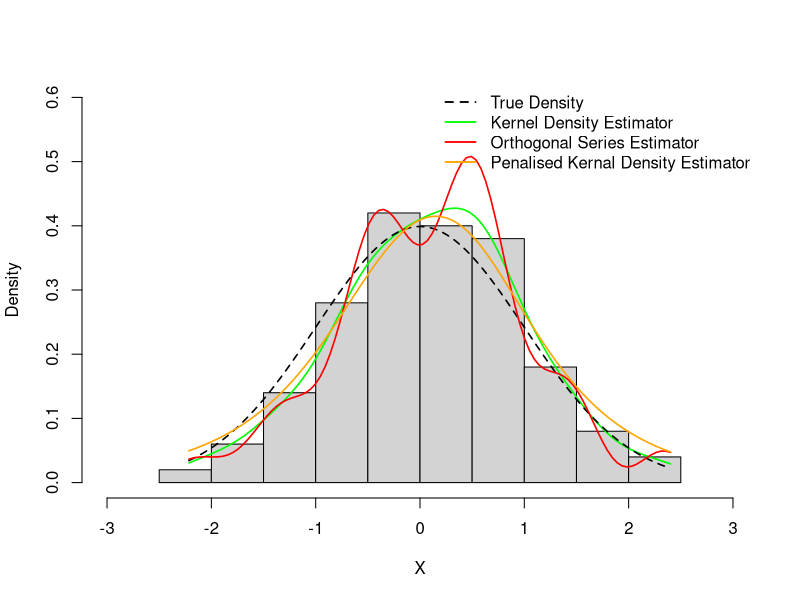
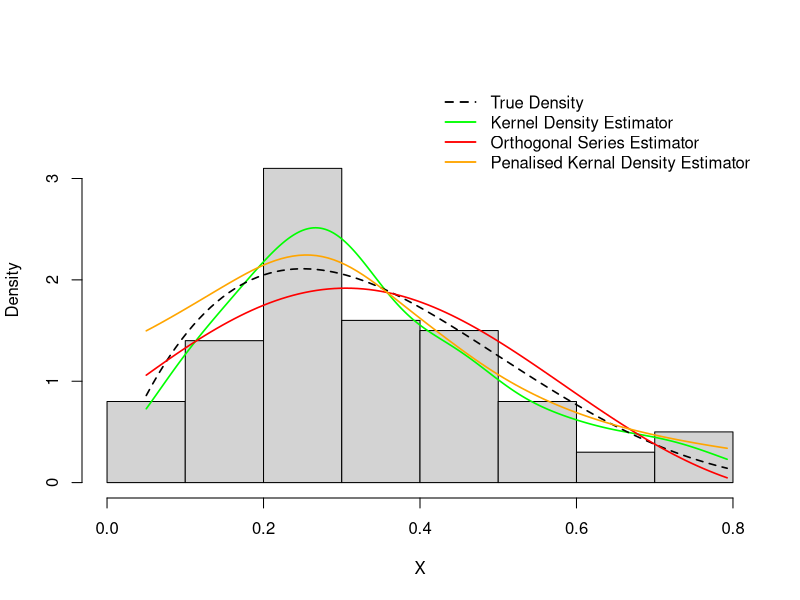
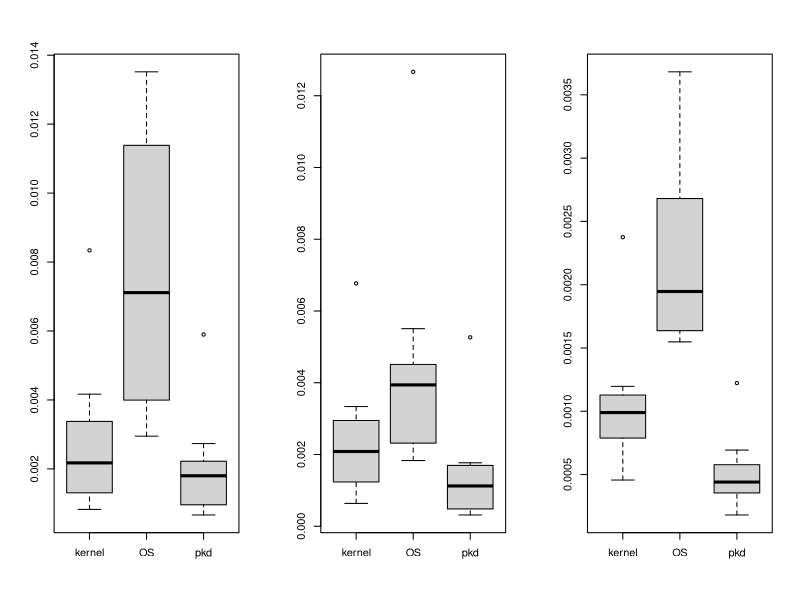
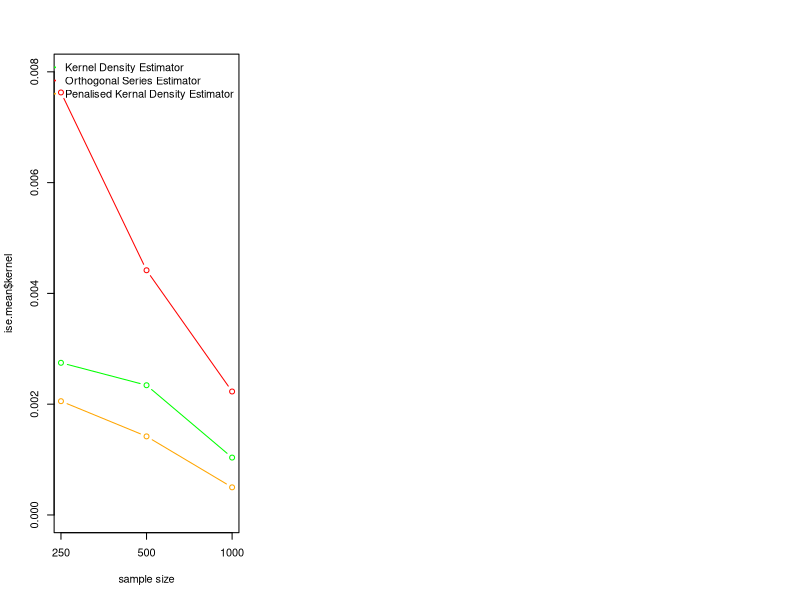

Generate these figures, in order, with R:
## ---- chunk 1
knitr::opts_chunk$set(echo = FALSE)
Sys.setlocale("LC_ALL", "English")
library(tidyverse)
library(gss)
## ---- chunk 2
# The implementation of the orthogonal series estimator, using Hermite series
OS_Hermite <- function(x, data){
  # The Hermite polynomials
  # Utilize the recurrence formula "H_n(x) = 2x*H_(n-1)(x) - 2(n-1)*H_(n-2)(x) (n>=2)"
  # to calculate the Hermite polynomials
  hermite <- function(x, m){
    if(m == 0){
      1
    }
    else if(m == 1){2*x}
    else{
      a <- 1
      b <- 2*x
      for(i in 2:m){
        c <- 2*x*b - 2*(i - 1)*a
        a <- b
        b <- c
      }
      c
    }
  }
  # The normalized Hermite functions
  phi <- function(x, m){
    (hermite(x, m)/exp((x^2)/2))/sqrt((2^m)*factorial(m)*sqrt(pi))
  }
  n <- length(data)
  value = 0
  for(m in 0:30){
    c <- sum(sapply(data, phi, m = m))/n
    value <- value + c*phi(x, m)
  }
  value
}
## ---- chunk 3
# Generate data for the experiment
n <- 100
set.seed(1)
# The sample one
sample1 <- rnorm(n, mean = 0, sd = 1)
#The sample two
sample2 <- rbeta(n, shape1 = 2, shape2 = 4)
## ---- chunk 4
set.seed(1)
# The density functions for the distributions of the simulated data
# The density function for the distribution of sample one
density1 <- function(x){
  mu <- 0; sigma <- 1
  exp(-(x - mu)^2/(2*sigma^2))/(sqrt(2*pi)*sigma)
}
# Create the visualizations to illustrate the performances of different density estimators
sample1.fit <- ssden( ~ sample1, domain = data.frame(sample1))
# The visualization based on sample one
xx <- seq(min(sample1), max(sample1), len = n)
# pdf("Part1_fig1.pdf")
hist(sample1, freq = FALSE, main = "",
     xlab = "X", ylab = "Density", xlim = c(-3, 3), ylim = c(0, 0.6))
lines(density(sample1, from = min(sample1), to = max(sample1)), 
      col = "green", lwd = 1.6)
lines(xx, density1(xx), type = "l", col = "black", lty = 2, lwd = 1.6)
# axis(side = 1, at = seq(min(sample1), max(sample1), n))
lines(xx, sapply(xx, OS_Hermite, data = sample1), col = "red", lwd = 1.6)
lines(xx, dssden(sample1.fit, xx), type = "l", col = "orange", lwd = 1.6)
legend(x = "topright", 
       legend = c("True Density", 
                  "Kernel Density Estimator",
                  "Orthogonal Series Estimator",
                  "Penalised Kernal Density Estimator"),
       lty = c(2, 1, 1, 1),
       col = c("black", "green", "red", "orange"),
       lwd = 1.8, bty = "n")
## ---- chunk 5
# The visualization based on sample two
# The density function for the distribution of sample two
density2 <- function(x){
  alpha <- 2; beta <- 4
  x^(alpha - 1)*(1 - x)^(beta - 1)/beta(alpha, beta)
}
sample2.fit <- ssden( ~ sample2, domain = data.frame(sample2))
xx <- seq(min(sample2), max(sample2), len = n)
hist(sample2, freq = FALSE, main="",
     xlab = "X", ylab = "Density", xlim = c(0, 0.8), ylim = c(0, 3.8))
lines(density(sample2, from = min(sample2), to = max(sample2)), 
      col = "green", lwd = 1.6)
lines(xx, density2(xx), type = "l", col = "black", lty = 2, lwd = 1.6)
# axis(side = 1, at = seq(min(sample2), max(sample2), n))
lines(xx, sapply(xx, OS_Hermite, data = sample2), col = "red", lwd = 1.6)
lines(xx, dssden(sample2.fit, xx), type = "l", col = "orange", lwd = 1.6)
legend(x = "topright", 
       legend = c("True Density", 
                  "Kernel Density Estimator",
                  "Orthogonal Series Estimator",
                  "Penalised Kernal Density Estimator"),
       lty = c(2, 1, 1, 1),
       col = c("black", "green", "red", "orange"), 
       lwd = 1.8, bty = "n")
## ---- chunk 6
set.seed(1)
# Initialize some variables
mu <- 0; sigma <- 1
repeat.no <- 10
n <- c(250, 500, 1000)
df <- 5
ise <- list()
ise$second <- ise$first <- data.frame("kernel" = rep(0, repeat.no), 
                                      "OS" = rep(0, repeat.no),
                                      "pkd" = rep(0, repeat.no))
ise$third <- ise$first

# The density function of the distribution of the sample
density_sam1 = function(x){
  exp(-(x - mu)^2/(2*sigma^2))/(sqrt(2*pi)*sigma)
}
# The Monte Carlo Simulation study for sample size n=250
for(i in 1:repeat.no){
  sample1 <- rnorm(n[1], mean = mu, sd = sigma)
  sample.fit <- ssden( ~ sample1, domain = data.frame(sample1))
  # The calculation of the ISE for the kernel density estimator
  ker_den <- density(sample1)
  interval <- ker_den$x[-1] - ker_den$x[-length(ker_den$x)]
  xx <- (ker_den$x[-1] + ker_den$x[-length(ker_den$x)])/2
  yy <- (ker_den$y[-1] + ker_den$y[-length(ker_den$y)])/2
  ise$first$kernel[i] <- sum((yy - density_sam1(xx))^2*interval)
  
  # The calculation of the ISE for the penalised kernal density estimator
  ise$first$OS[i] <- integrate(function(x){
    (OS_Hermite(x, data = sample1) - density_sam1(x))^2},
    lower = min(sample1), upper = max(sample1))$value 
  
  ise$first$pkd[i] <- integrate(function(sample1){
    (dssden(sample.fit, sample1) - dnorm(sample1, mean = 0, sd = 1))^2}, 
    lower = min(sample1), upper = max(sample1))$value
}

# The Monte Carlo Simulation study for sample size n=500
for(i in 1:repeat.no){
  sample1 <- rnorm(n[2], mean = mu, sd = sigma)
  sample.fit <- ssden( ~ sample1, domain = data.frame(sample1))
  # The calculation of the ISE for the kernel density estimator
  ker_den <- density(sample1)
  interval <- ker_den$x[-1] - ker_den$x[-length(ker_den$x)]
  xx <- (ker_den$x[-1] + ker_den$x[-length(ker_den$x)])/2
  yy <- (ker_den$y[-1] + ker_den$y[-length(ker_den$y)])/2
  ise$second$kernel[i] <- sum((yy - density_sam1(xx))^2*interval)
  # The calculation of the ISE for the penalised kernal density estimator
  ise$second$OS[i] = integrate(function(x){
    (OS_Hermite(x, data = sample1) - density_sam1(x))^2},
    lower = min(sample1), upper = max(sample1))$value  
  ise$second$pkd[i] <- integrate(function(sample1){
    (dssden(sample.fit, sample1) - dnorm(sample1, mean = 0, sd = 1))^2}, 
    lower = min(sample1), upper = max(sample1))$value
}

# The Monte Carlo Simulation study for sample size n=1000
for(i in 1:repeat.no){
  sample1 <- rnorm(n[3], mean = mu, sd = sigma)
  sample.fit <- ssden( ~ sample1, domain = data.frame(sample1))
  # The calculation of the ISE for the kernel density estimator
  ker_den <- density(sample1)
  interval <- ker_den$x[-1] - ker_den$x[-length(ker_den$x)]
  xx <- (ker_den$x[-1] + ker_den$x[-length(ker_den$x)])/2
  yy <- (ker_den$y[-1] + ker_den$y[-length(ker_den$y)])/2
  ise$third$kernel[i] <- sum((yy - density_sam1(xx))^2*interval)
  # The calculation of the ISE for the penalised kernaldensity estimator
  ise$third$OS[i] <- integrate(function(x){
    (OS_Hermite(x, data = sample1) - density_sam1(x))^2},
    lower = min(sample1), upper = max(sample1))$value  
  ise$third$pkd[i] <- integrate(function(sample1){
    (dssden(sample.fit, sample1) - dnorm(sample1, mean = 0, sd = 1))^2}, 
    lower = min(sample1), upper = max(sample1))$value
}
## ---- chunk 7
par(mfrow=c(1,3))

boxplot(ise$first)
boxplot(ise$second)
boxplot(ise$third)
## ---- chunk 8
# Calculate the mean of the ISE of all the density estimators
ise.mean <- data.frame(kernel = c(mean(ise$first$kernel),
                                 mean(ise$second$kernel),
                                 mean(ise$third$kernel)),
                      OS = c(mean(ise$first$OS), 
                             mean(ise$second$OS), 
                             mean(ise$third$OS)),
                      pkd = c(mean(ise$first$pkd), 
                              mean(ise$second$pkd), 
                              mean(ise$third$pkd)),
                      row.names = c("first", "second", "third"))

plot(ise.mean$kernel, type = "b", col = "green", ylim = c(0,0.008), 
     xaxt = "n", xlab = "sample size")
axis(1, at = 1:3, labels = c(250, 500, 1000))
lines(ise.mean$OS, type = "b", col = "red")
lines(ise.mean$pkd, type = "b", col = "orange")

legend(x = "topright", 
       legend = c("Kernel Density Estimator",
                  "Orthogonal Series Estimator",
                  "Penalised Kernal Density Estimator"),
       lty = c(1, 1, 1),
       col = c("green", "red", "orange"), 
       lwd = 1.8, bty = "n")
